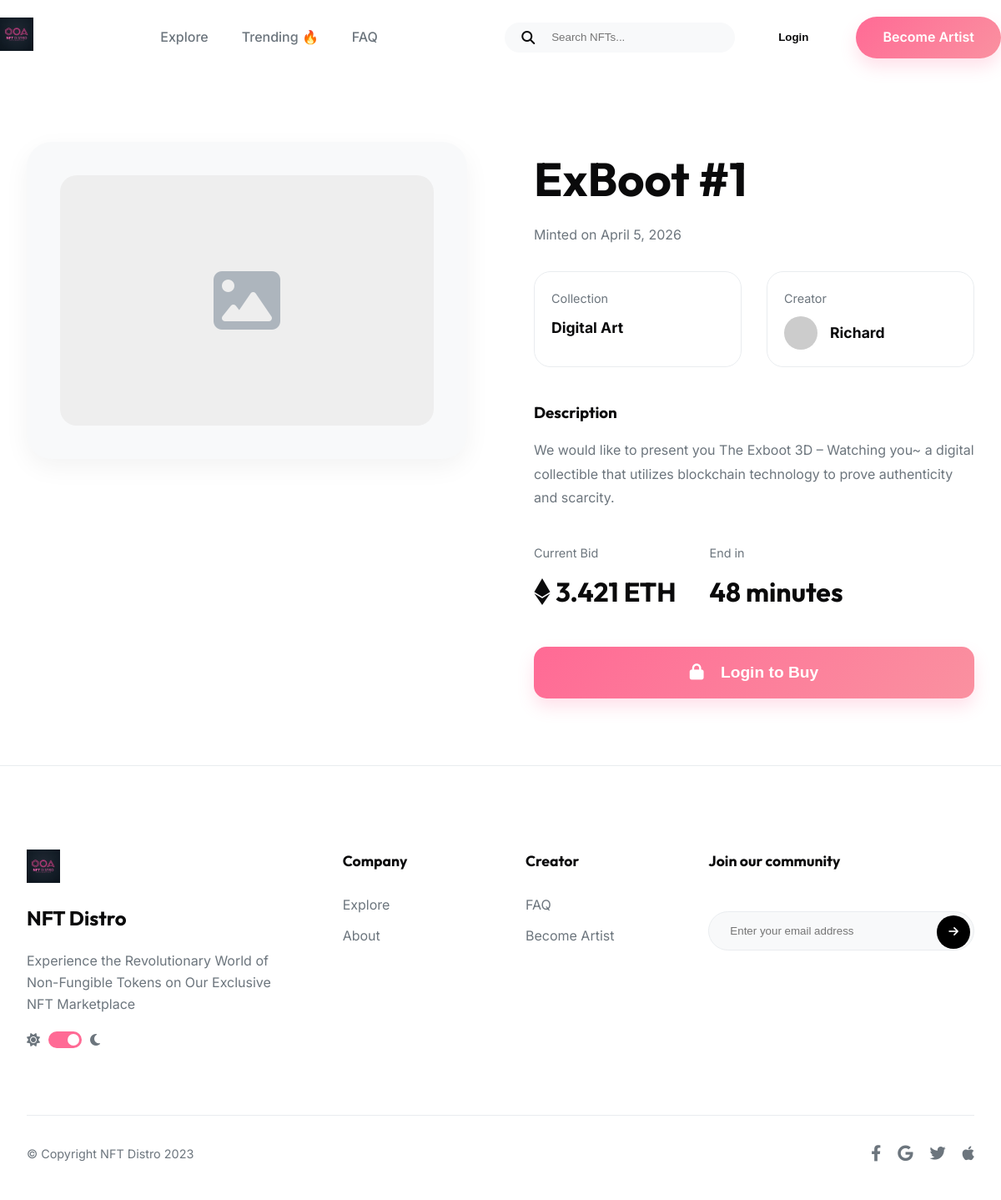
/detail/, run on the app's committed database.
### nft/models.py (models this page shows, shortened)
class NFT(models.Model):
    title = models.CharField(max_length=200)
    creator = models.ForeignKey(User, on_delete=models.CASCADE, related_name='created_nfts')
    image = models.ImageField(upload_to='nfts/', blank=True, null=True)
    price = models.DecimalField(max_digits=10, decimal_places=3)
    category = models.ForeignKey(Category, on_delete=models.SET_NULL, null=True, blank=True)
    end_time = models.DateTimeField(blank=True, null=True)
    created_at = models.DateTimeField(auto_now_add=True)

class NFTDetail(models.Model):
    nft = models.OneToOneField(NFT, on_delete=models.CASCADE, related_name='details')
    description = models.TextField()
    collection = models.CharField(max_length=100)
    minted_date = models.DateField(auto_now_add=True)

class Category(models.Model):
    name = models.CharField(max_length=100)

### nft/views.py (the view)
# urls.py: path('detail/', views.detail, name='detail'),
def detail(request, pk=None):
    if pk:
        nft = get_object_or_404(NFT, pk=pk)
    else:
        nft = NFT.objects.first()
    context = {
        'nft': nft,
    }
    return render(request, 'nft/detail.html', context)

### templates/nft/detail.html
{% extends 'base.html' %}
{% load static %}
{% block content %}
<section class="section-padding">
    <div class="container animate" style="display: flex; gap: 80px; align-items: flex-start;">
        <div style="flex: 1;">
            <div style="background: #F8F9FA; border-radius: 30px; padding: 40px; box-shadow: 0 10px 30px rgba(0,0,0,0.05);">
                {% if nft.image %}
                <img src="{{ nft.image.url }}" alt="{{ nft.title }}" style="width: 100%; border-radius: 20px;">
                {% else %}
                <div style="width: 100%; height: 300px; display: flex; justify-content: center; align-items: center; background: #EEE; border-radius: 20px;">
                    <i class="fa-solid fa-image" style="font-size: 5rem; color: #ADB5BD;"></i>
                </div>
                {% endif %}
            </div>
        </div>
        <div style="flex: 1;">
            <h1 style="font-size: 3.5rem; margin-bottom: 10px;">{{ nft.title }}</h1>
            <p style="color: var(--text-secondary); margin-bottom: 30px;">Minted on {% if nft.details %}{{ nft.details.minted_date }}{% else %}{{ nft.created_at|date:'M d, Y' }}{% endif %}</p>
            <div style="display: flex; gap: 30px; margin-bottom: 40px;">
                <div style="flex: 1; padding: 20px; border: 1px solid var(--border-color); border-radius: 20px;">
                    <p style="color: var(--text-secondary); font-size: 0.9rem; margin-bottom: 10px;">Collection</p>
                    <div style="display: flex; align-items: center; gap: 15px;">
                        <span style="font-weight: 700; font-size: 1.1rem;">{% if nft.category %}{{ nft.category.name }}{% else %}{{ nft.details.collection|default:'Unknown' }}{% endif %}</span>
                    </div>
                </div>
                <div style="flex: 1; padding: 20px; border: 1px solid var(--border-color); border-radius: 20px;">
                    <p style="color: var(--text-secondary); font-size: 0.9rem; margin-bottom: 10px;">Creator</p>
                    <div style="display: flex; align-items: center; gap: 15px;">
                        <img src="https://ui-avatars.com/api/?name={{ nft.creator.username }}&background=random" style="width: 40px; height: 40px; border-radius: 50%; object-fit: cover;">
                        <span style="font-weight: 700; font-size: 1.1rem;">{{ nft.creator.username }}</span>
                    </div>
                </div>
            </div>
            <div style="margin-bottom: 40px;">
                <h3 style="margin-bottom: 15px;">Description</h3>
                <p style="color: var(--text-secondary); line-height: 1.8;">
                    {{ nft.details.description|default:'No description available.' }}
                </p>
            </div>
            <div style="display: flex; gap: 40px; margin-bottom: 40px;">
                <div>
                    <p style="color: var(--text-secondary); font-size: 0.9rem; margin-bottom: 10px;">Current Bid</p>
                    <h2 style="font-size: 2rem;"><i class="fa-brands fa-ethereum"></i> {{ nft.price }} ETH</h2>
                </div>
                <div>
                    <p style="color: var(--text-secondary); font-size: 0.9rem; margin-bottom: 10px;">End in</p>
                    <h2 style="font-size: 2rem;">{% if nft.end_time %}{{ nft.end_time|timeuntil }}{% else %}No Limit{% endif %}</h2>
                </div>
            </div>
            {% if request.user.is_authenticated %}
            <a href="{% url 'nft:purchase' nft.id %}" class="btn btn-primary" style="width: 100%; padding: 20px; font-size: 1.2rem; border-radius: 15px; text-align: center; display: block; box-sizing: border-box;">
                <i class="fa-solid fa-wallet" style="margin-right: 15px;"></i> Buy Now ({{ nft.price }} ETH)
            </a>
            {% else %}
            <button onclick="document.getElementById('loginModal').style.display='flex'" class="btn btn-primary" style="width: 100%; padding: 20px; font-size: 1.2rem; border-radius: 15px; text-align: center; border: none; cursor: pointer;">
                <i class="fa-solid fa-lock" style="margin-right: 15px;"></i> Login to Buy
            </button>
            {% endif %}
        </div>
    </div>
</section>
{% endblock %}

### static/css/style.css (style rules this page uses)
:root { --primary-gradient: linear-gradient(135deg, #FF6A95 0%, #FA91A0 100%); --secondary-gradient: linear-gradient(135deg, #7C5CFF 0%, #9078FF 100%); --bg-dark: #0A0A0B; --bg-light: #FFFFFF; --card-bg-light: #F8F9FA; --card-bg-dark: #1A1A1D; --text-primary: #0A0A0B; --text-secondary: #6C757D; --text-white: #FFFFFF; --border-color: #E9ECEF; --transition: all 0.3s cubic-bezier(0.4, 0, 0.2, 1); }
* { margin: 0; padding: 0; box-sizing: border-box; }
body { font-family: 'Inter', sans-serif; color: var(--text-primary); background-color: var(--bg-light); line-height: 1.6; overflow-x: hidden; }
h1, h2, h3, h4, .brand-font { font-family: 'Outfit', sans-serif; font-weight: 700; }
.container { max-width: 1200px; margin: 0 auto; padding: 0 2rem; }
.section-padding { padding: 80px 0; }
.btn { display: inline-block; padding: 12px 32px; border-radius: 50px; font-weight: 600; cursor: pointer; border: none; transition: var(--transition); text-align: center; }
.btn-primary { background: var(--primary-gradient); color: white; box-shadow: 0 10px 20px rgba(255, 106, 149, 0.2); }
.animate { animation: fadeIn 0.8s ease forwards; }

### data on the page
NFT: title "ExBoot #1", details.minted_date "April 5, 2026", category.name "Digital Art", creator.username "Richard", details.description "We would like to present you The Exboot 3D – Watching you~ a digital collectible that utilizes blockchain technology to prove authenticity and scarcity.", price "3.421", end_time "48 minutes"
